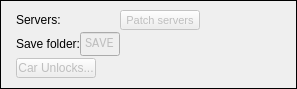
   <widget class="QFrame" name="mods">
    <property name="geometry">
     <rect>
      <x>16</x>
      <y>120</y>
      <width>297</width>
      <height>89</height>
     </rect>
    </property>
    <property name="frameShape">
     <enum>QFrame::Box</enum>
    </property>
    <property name="frameShadow">
     <enum>QFrame::Plain</enum>
    </property>
    <widget class="QToolButton" name="modsCarUnlocks">
     <property name="enabled">
      <bool>false</bool>
     </property>
     <property name="geometry">
      <rect>
       <x>16</x>
       <y>58</y>
       <width>80</width>
       <height>20</height>
      </rect>
     </property>
     <property name="statusTip">
      <string>Change when each car is unlocked in career mode.</string>
     </property>
     <property name="text">
      <string>Car Unlocks...</string>
     </property>
    </widget>
    <widget class="QPushButton" name="modsServerButton">
     <property name="enabled">
      <bool>false</bool>
     </property>
     <property name="geometry">
      <rect>
       <x>120</x>
       <y>10</y>
       <width>80</width>
       <height>20</height>
      </rect>
     </property>
     <property name="font">
      <font>
       <pointsize>8</pointsize>
      </font>
     </property>
     <property name="statusTip">
      <string>Online mode on PC can be restored courtesy of OpenSpy.</string>
     </property>
     <property name="text">
      <string>Patch servers</string>
     </property>
    </widget>
    <widget class="QLabel" name="modsServer">
     <property name="geometry">
      <rect>
       <x>16</x>
       <y>8</y>
       <width>273</width>
       <height>24</height>
      </rect>
     </property>
     <property name="statusTip">
      <string>Online mode on PC can be restored courtesy of OpenSpy.</string>
     </property>
     <property name="text">
      <string>Servers:</string>
     </property>
    </widget>
    <widget class="QLineEdit" name="modsSaveFolder">
     <property name="enabled">
      <bool>false</bool>
     </property>
     <property name="geometry">
      <rect>
       <x>80</x>
       <y>32</y>
       <width>40</width>
       <height>24</height>
      </rect>
     </property>
     <property name="font">
      <font>
       <family>Lucida Console</family>
      </font>
     </property>
     <property name="statusTip">
      <string>Which subdirectory the game saves to. Can be used to instantiate save files with multiple game installs.</string>
     </property>
     <property name="text">
      <string>SAVE</string>
     </property>
     <property name="maxLength">
      <number>4</number>
     </property>
     <property name="alignment">
      <set>Qt::AlignCenter</set>
     </property>
    </widget>
    <widget class="QLabel" name="modsSave">
     <property name="geometry">
      <rect>
       <x>16</x>
       <y>32</y>
       <width>273</width>
       <height>24</height>
      </rect>
     </property>
     <property name="statusTip">
      <string>Which subdirectory the game saves to. Can be used to instantiate save files with multiple game installs.</string>
     </property>
     <property name="text">
      <string>Save folder: </string>
     </property>
    </widget>
    <widget class="QLabel" name="modsServerStatus">
     <property name="geometry">
      <rect>
       <x>64</x>
       <y>8</y>
       <width>56</width>
       <height>24</height>
      </rect>
     </property>
     <property name="statusTip">
      <string>Online mode on PC can be restored courtesy of OpenSpy.</string>
     </property>
     <property name="text">
      <string/>
     </property>
    </widget>
    <zorder>modsCarUnlocks</zorder>
    <zorder>modsServer</zorder>
    <zorder>modsSave</zorder>
    <zorder>modsServerStatus</zorder>
    <zorder>modsSaveFolder</zorder>
    <zorder>modsServerButton</zorder>
   </widget>
